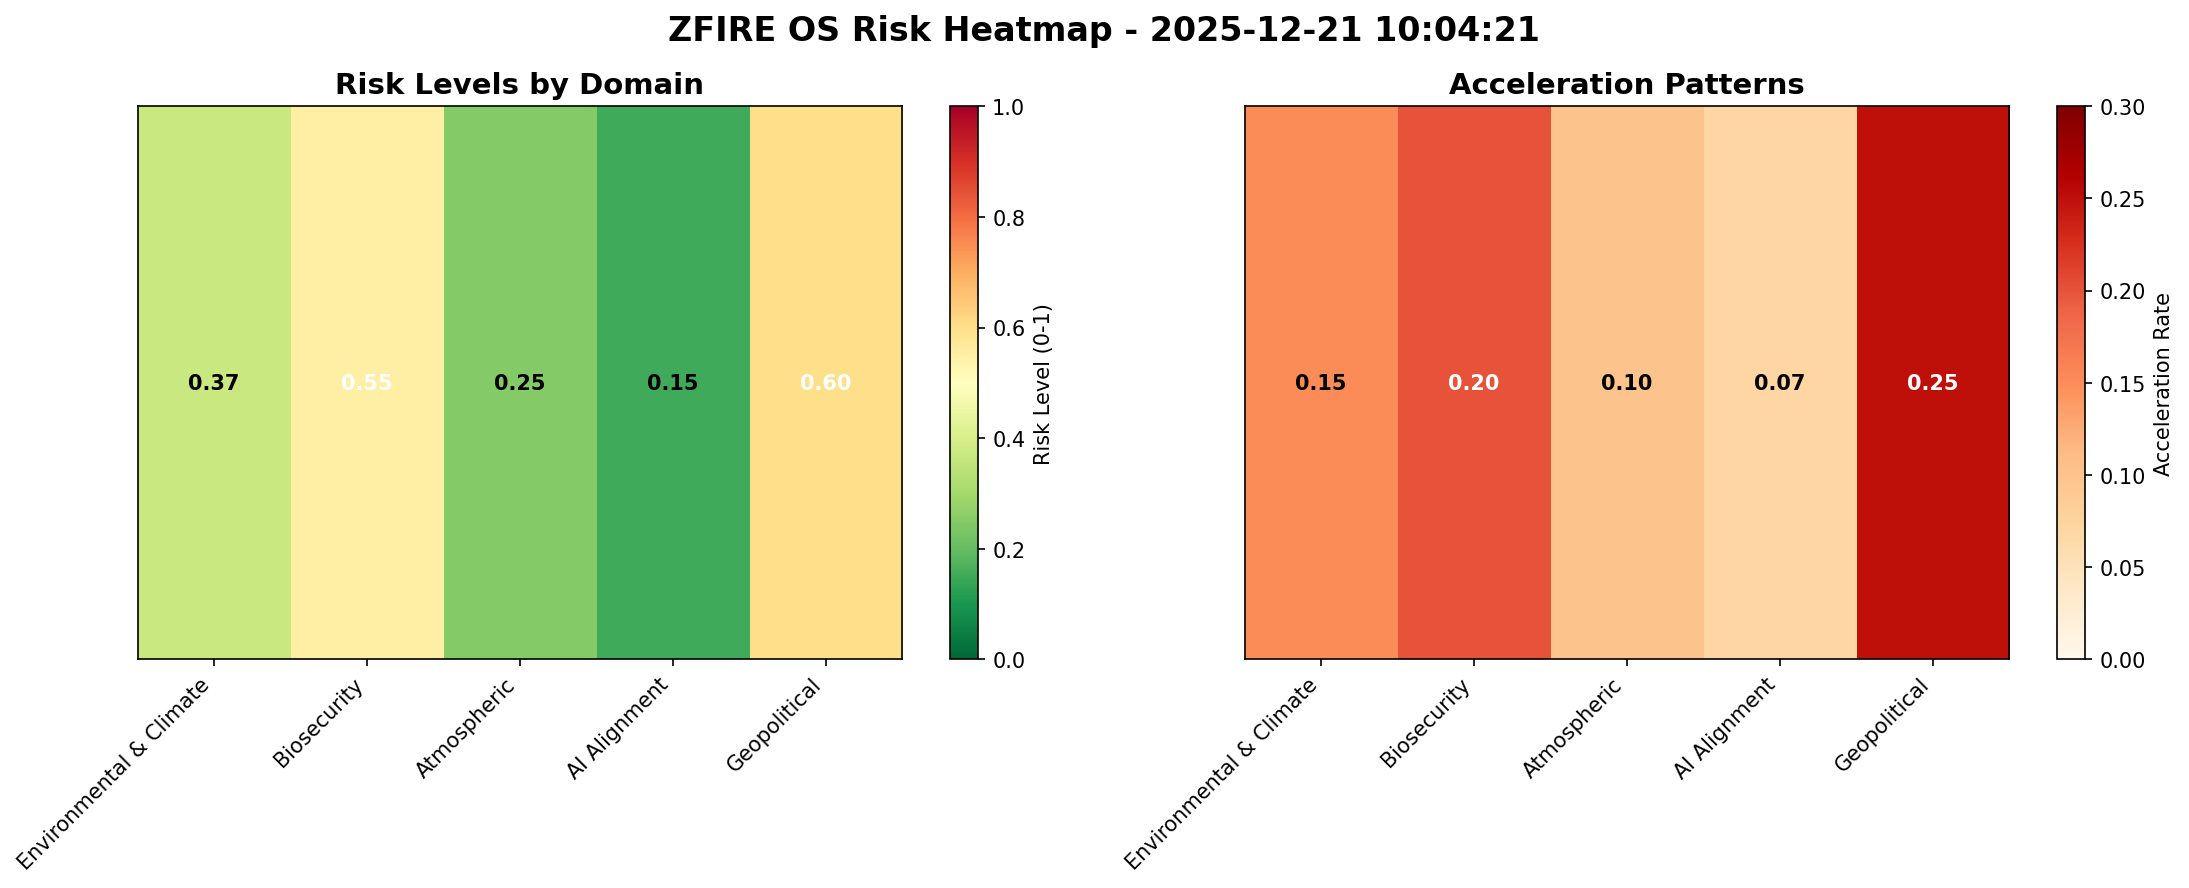

Write the Python code that produced this figure.
import matplotlib.pyplot as plt
import numpy as np
import json
import os
from datetime import datetime

class RiskHeatmapGenerator:
    """
    Generates real-time risk heatmaps from ZFIRE OS swarm data
    """

    def __init__(self):
        self.domains = [
            'Environmental & Climate',
            'Biosecurity',
            'Atmospheric / Geophysical',
            'AI Alignment / System Integrity',
            'Geopolitical / External Signals'
        ]

        # Simulated risk data based on swarm reports
        self.risk_data = {
            'Environmental & Climate': {
                'risk_level': 0.37,
                'acceleration': 0.15,
                'indicators': ['Temperature fluctuations', 'Humidity anomalies', 'Air quality shifts']
            },
            'Biosecurity': {
                'risk_level': 0.55,
                'acceleration': 0.20,
                'indicators': ['Pathogen conditions', 'Risk gradient acceleration']
            },
            'Atmospheric / Geophysical': {
                'risk_level': 0.25,
                'acceleration': 0.10,
                'indicators': ['Pressure fluctuations', 'Electromagnetic anomalies']
            },
            'AI Alignment / System Integrity': {
                'risk_level': 0.15,
                'acceleration': 0.07,
                'indicators': ['Computation drift', 'Latency surges']
            },
            'Geopolitical / External Signals': {
                'risk_level': 0.60,
                'acceleration': 0.25,
                'indicators': ['Conflict indicators', 'Resource tension']
            }
        }

    def generate_heatmap(self, output_file='risk_heatmap.png'):
        """
        Generate dual-panel risk heatmap showing risk levels and acceleration
        """
        fig, (ax1, ax2) = plt.subplots(1, 2, figsize=(15, 6))

        # Prepare data for heatmaps
        risk_levels = [self.risk_data[domain]['risk_level'] for domain in self.domains]
        accelerations = [self.risk_data[domain]['acceleration'] for domain in self.domains]

        # Create 2D arrays for heatmap (single row for simplicity)
        risk_matrix = np.array([risk_levels])
        accel_matrix = np.array([accelerations])

        # Risk Level Heatmap
        im1 = ax1.imshow(risk_matrix, cmap='RdYlGn_r', aspect='auto', vmin=0, vmax=1)
        ax1.set_title('Risk Levels by Domain', fontsize=14, fontweight='bold')
        ax1.set_xticks(range(len(self.domains)))
        ax1.set_xticklabels([d.split(' / ')[0] for d in self.domains], rotation=45, ha='right')
        ax1.set_yticks([])
        plt.colorbar(im1, ax=ax1, label='Risk Level (0-1)')

        # Add risk level values on heatmap
        for i, (domain, risk) in enumerate(zip(self.domains, risk_levels)):
            ax1.text(i, 0, f'{risk:.2f}', ha='center', va='center',
                    color='white' if risk > 0.5 else 'black', fontweight='bold')

        # Acceleration Heatmap
        im2 = ax2.imshow(accel_matrix, cmap='OrRd', aspect='auto', vmin=0, vmax=0.3)
        ax2.set_title('Acceleration Patterns', fontsize=14, fontweight='bold')
        ax2.set_xticks(range(len(self.domains)))
        ax2.set_xticklabels([d.split(' / ')[0] for d in self.domains], rotation=45, ha='right')
        ax2.set_yticks([])
        plt.colorbar(im2, ax=ax2, label='Acceleration Rate')

        # Add acceleration values on heatmap
        for i, (domain, accel) in enumerate(zip(self.domains, accelerations)):
            ax2.text(i, 0, f'{accel:.2f}', ha='center', va='center',
                    color='white' if accel > 0.15 else 'black', fontweight='bold')

        # Overall title
        fig.suptitle(f'ZFIRE OS Risk Heatmap - {datetime.now().strftime("%Y-%m-%d %H:%M:%S")}',
                    fontsize=16, fontweight='bold', y=0.98)

        plt.tight_layout()
        plt.savefig(output_file, dpi=150, bbox_inches='tight')
        plt.close()

        return output_file

    def get_risk_summary(self):
        """
        Generate text summary of risk analysis
        """
        total_risk = sum([self.risk_data[d]['risk_level'] for d in self.domains]) / len(self.domains)
        max_risk_domain = max(self.risk_data.keys(), key=lambda x: self.risk_data[x]['risk_level'])
        alerts = [domain for domain in self.domains if self.risk_data[domain]['acceleration'] > 0.15]

        return {
            'overall_risk': round(total_risk, 2),
            'highest_risk_domain': max_risk_domain,
            'active_alerts': len(alerts),
            'alert_domains': alerts
        }

if __name__ == "__main__":
    generator = RiskHeatmapGenerator()

    # Generate heatmap
    output_file = generator.generate_heatmap()
    print(f"Risk heatmap generated: {output_file}")

    # Print summary
    summary = generator.get_risk_summary()
    print("\n=== ZFIRE OS Risk Analysis Summary ===")
    print(f"Overall Risk Score: {summary['overall_risk']}")
    print(f"Highest Risk Domain: {summary['highest_risk_domain']}")
    print(f"Active Acceleration Alerts: {summary['active_alerts']}")
    if summary['alert_domains']:
        print("Alert Domains:")
        for domain in summary['alert_domains']:
            print(f"  - {domain}: +{generator.risk_data[domain]['acceleration']:.2f} acceleration")